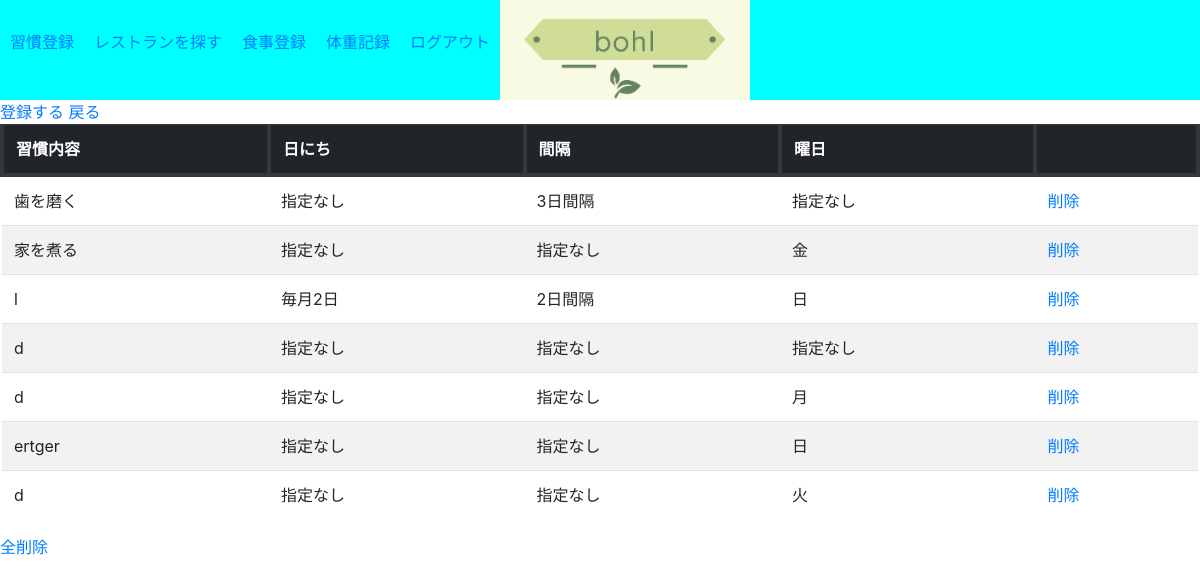
/alert/ (signed in), run on the app's committed database.
### star_app/models.py (models this page shows, shortened)
class Work(models.Model):
    content=models.TextField('習慣にしたいこと')
    DAY=(
        (7, '未選択'),
        (6, '日'),
        (0, '月'),
        (1, '火'),
        (2, '水'),
        (3, '木'),
        (4, '金'),
        (5, '土')
    )
    day=models.IntegerField('曜日',null=True,default=None,choices=DAY,validators=[MinValueValidator(0)])
    date=models.IntegerField('毎月○日',validators=[MinValueValidator(0),MaxValueValidator(31)],default=0)
    interval=models.IntegerField('○日間隔',validators=[MinValueValidator(0)],default=0)
    created_at=models.DateTimeField(auto_now_add=True)
    create_user=models.ForeignKey(get_user_model(), on_delete=models.CASCADE)

### star_app/views.py (the view)
# urls.py: path('alert/',views.alert,name='alert'),
@login_required
def alert(request):
    work = Work.objects.filter(create_user=request.user).all()
    if len(work)!=0:
        work=work
    else:
        work=None
    DAY=(
        (7, '未選択'),
        (6, '日'),
        (0, '月'),
        (1, '火'),
        (2, '水'),
        (3, '木'),
        (4, '金'),
        (5, '土')
    )
    return render(request,'star_app/alert.html',{'work':work, 'DAY':DAY})

### star_app/templates/star_app/alert.html (shortened to what this page needs)
{% extends "base.html" %}
{% block content %}
<a href="{% url 'register' %}">登録する</a>
<a href="{% url 'index' %}">戻る</a>
<div class ="works">
  <table class ="table table-striped">
  {% if work == None %}
  <p>習慣はありません</p>
  {% else %}
  <tr class ="thead-dark">
  <th>習慣内容</th>
  <th>日にち</th>
  <th>間隔</th>
  <th>曜日</th>
  <th></th>
  </tr>
  {% endif %}
  {% for item in work %}
    <tr>
    <td>{{ item.content　}}</td>
    {% if item.date == 0 %}
    <td>指定なし</td>
    {% else %}
    <td>毎月{{ item.date }}日</td>
    {% endif %}
    {% if item.interval == 0 %}
    <td>指定なし</td>
    {% else %}
    <td>{{ item.interval }}日間隔</td>
    {% endif %}
    {% if item.day == 7 %}
    <td>指定なし</td>
    {% else %}
    <td>{{ item.get_day_display }}</td>
    {% endif %}
    <td><a href="{% url 'delete' item.id %}">削除</a></td>
    </tr>
   {% endfor %}
</div>
{% if work != none%}
<a href="{% url 'all_delete' %}">全削除</a>
{% endif %}
{% endblock %}

### staticfiles/css/stylesheet.css (style rules this page uses)
th { border:4px,solid; border-color:black; }

### data on the page
Work: content "歯を磨く", date "指定なし", interval "3", day "指定なし"
Work: content "家を煮る", date "指定なし", interval "指定なし", day "金"
Work: content "l", date "2", interval "2", day "日"
Work: content "d", date "指定なし", interval "指定なし", day "指定なし"
Work: content "d", date "指定なし", interval "指定なし", day "月"
Work: content "ertger", date "指定なし", interval "指定なし", day "日"
Work: content "d", date "指定なし", interval "指定なし", day "火"
